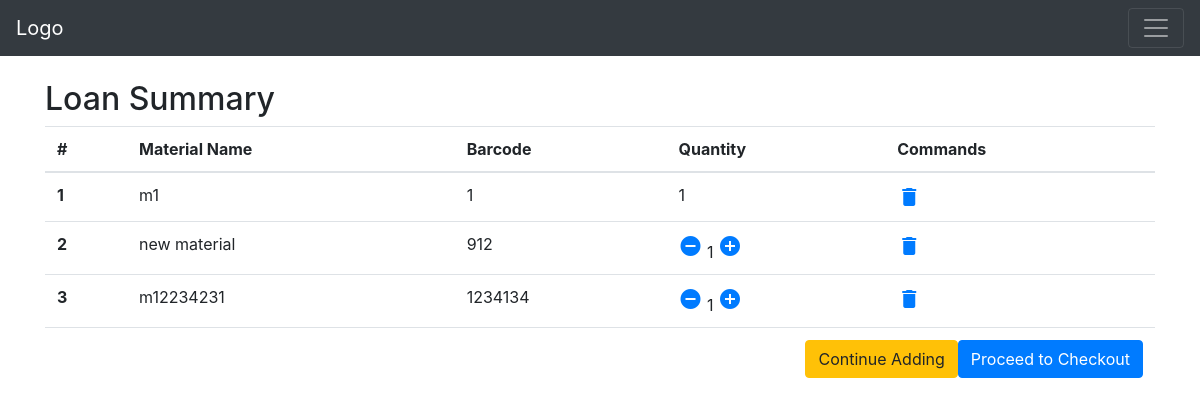
/loan-summary/ (signed in), run on an earlier commit of the app's database.
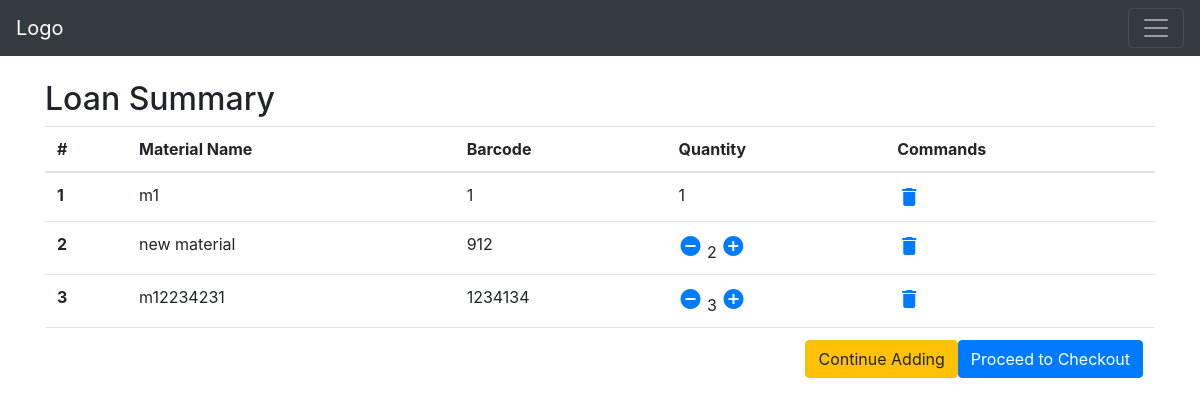
And on a later commit of the database.
### siteWeb/models.py (models this page shows, shortened)
class LoanMaterial(models.Model):
    user = models.ForeignKey(settings.AUTH_USER_MODEL,
                             on_delete=models.CASCADE)
    ordered = models.BooleanField(default=False)
    material = models.ForeignKey(Material, on_delete=models.CASCADE)
    quantity = models.IntegerField(blank=False, default=1)
    creation_date_loan_mat = models.DateTimeField(auto_now_add=True)

class Material(models.Model):
    name = models.CharField(max_length=250)
    barcode = models.IntegerField(blank=False, primary_key=True)
    creation_date_mat = models.DateTimeField(auto_now_add=True)
    slug = models.SlugField(max_length=250, null=True, blank=True)
    material_picture = models.ImageField(blank=True, upload_to='media/', default='None/no-img.jpg', null=True)
    type = models.ForeignKey(Type, on_delete=models.CASCADE)

### siteWeb/views.py (the view)
# urls.py: path("loan-summary/", LoanSummaryView.as_view(), name="loan-summary"),
class LoanSummaryView(LoginRequiredMixin, View):
    def get(self, *args, **kwargs):
        try:
            loan = Loan.objects.get(user=self.request.user, ordered=False)
            context = {
                'object': loan
            }
            return render(self.request, 'siteWeb/loan_summary.html', context)
        except ObjectDoesNotExist:
            messages.warning(self.request, "You do not have an active order")
            return redirect("/")

### siteWeb/templates/siteWeb/loan_summary.html (shortened to what this page needs)
{% include "siteWeb/header_secondary.html" %}
{% block content %}
  <main>
    <div class="container">
        <div class="table-responsive text-nowrap">
            <h2>Loan Summary</h2>
            <table class="table">
                <thead>
                <tr>
                    <th scope="col">#</th>
                    <th scope="col">Material Name</th>
                    <th scope="col">Barcode</th>
                    <th scope="col">Quantity</th>
                    <th scope="col">Commands</th>
                </tr>
                </thead>
                <tbody>
                {% for loan_material in object.materials.all %}
                <tr>
                    <th scope="row">{{ forloop.counter }}</th>
                    <td>{{ loan_material.material.name }}</td>
                    <td>{{ loan_material.material.barcode }}</td>
                    <td>
                        {% if loan_material.material.type.material_type != 'unique' %}
                        <a href="{% url 'remove-material-from-loan' loan_material.material.slug  %}"><i class="material-icons">remove_circle</i></a>
                        {% endif %}
                        {{ loan_material.quantity }}
                        {% if loan_material.material.type.material_type != 'unique' %}
                        <a href="{% url 'add-one-material' loan_material.material.slug  %}"><i class="material-icons right">add_circle</i></a>
                        {% endif %}
                    </td>
                    <td>
                        <a href="{% url 'remove-from-loan' loan_material.material.slug  %}"><i class="material-icons right">delete</i></a>
                    </td>
                </tr>
                {% endfor %}
                     <tr>
                    <td colspan="5">
                        <a class="btn btn-primary float-right" href="../loan">Proceed to Checkout</a>
                        <a class="btn btn-warning float-right" href="/">Continue Adding</a>
                    </td>
                </tr>
                </tbody>
            </table>
        </div>
    </div>
  </main>
{% endblock %}

What changed in the data, as far as the page shows it:
changed LoanMaterial "new material": quantity "1" → "2"
changed LoanMaterial (number 3 of 3 on the later page): quantity "1" → "3"
